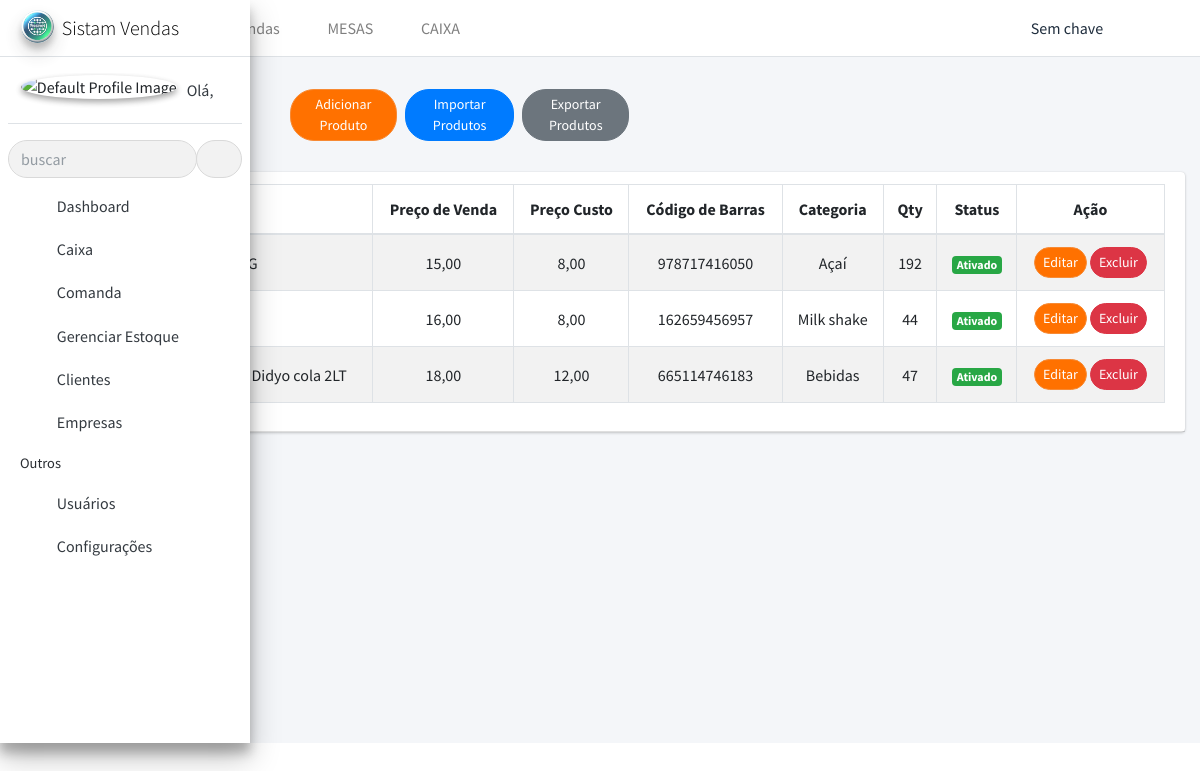
Before: /estoque/produtos/ with the older database file.
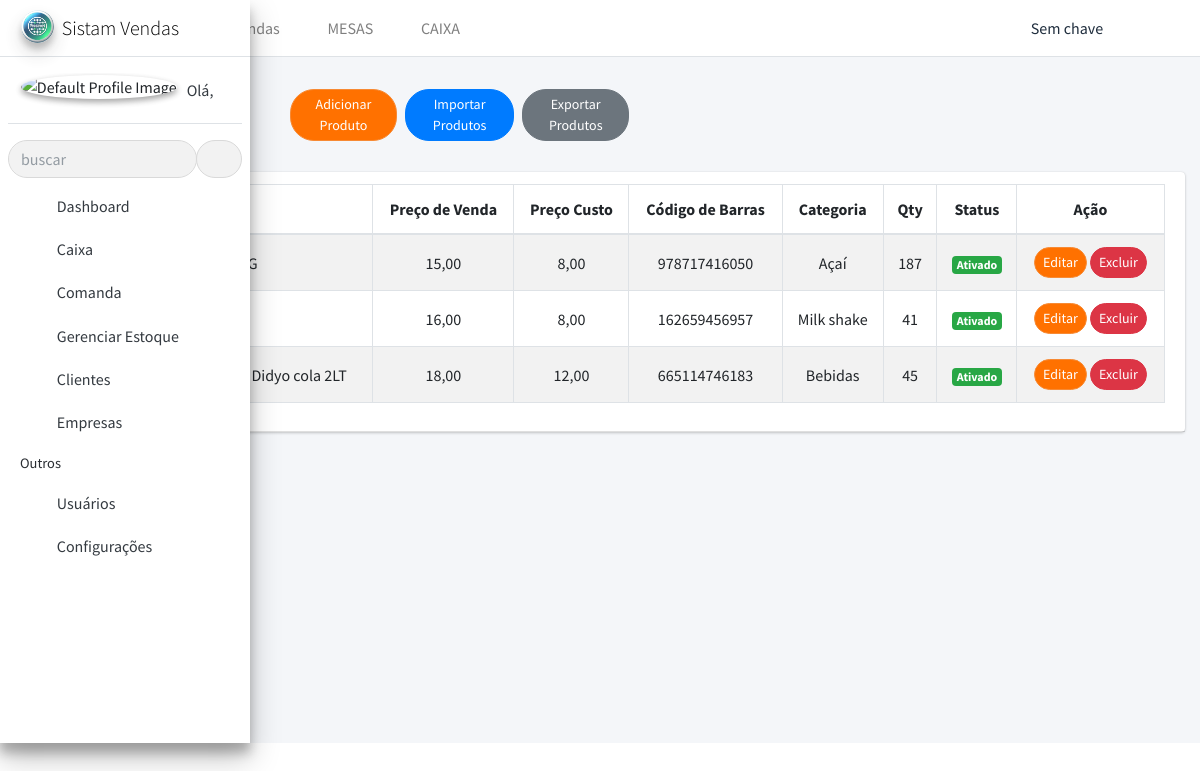
After: the same page with the newer database file.
### estoque/models.py (models this page shows, shortened)
class Produto(models.Model):
    nome = models.CharField(max_length=255)
    slug = models.SlugField(null=True, blank=True)
    descricao = models.TextField(null=True, blank=True)
    codigo_barras = models.CharField(max_length=50, null=True, blank=True)
    categoria = models.ForeignKey(CategoriaProduto, on_delete=models.CASCADE, related_name='produtos')
    preco_de_venda = models.DecimalField(max_digits=8, decimal_places=2)
    preco_de_cursto = models.DecimalField(max_digits=8, decimal_places=2)
    quantidade_estoque = models.IntegerField(null=True, blank=True)
    file = models.ImageField(upload_to=caminho_upload, null=True, blank=True)
    status = models.CharField(max_length=10, choices=[('ativado', 'Ativado'), ('desativado', 'Desativado')], default='ativado')
    controle_estoque = models.BooleanField(default=True)
    created_at = models.DateTimeField(auto_now_add=True)
    updated_at = models.DateTimeField(auto_now=True)

class CategoriaProduto(models.Model):
    nome = models.CharField(max_length=100)
    slug = models.SlugField(max_length=100, unique=True, blank=True)
    file = models.ImageField(upload_to=caminho_upload, null=True, blank=True)

### estoque/views.py (the view, shortened to what this page needs)
# urls.py: path('produtos/', listar_produtos, name='listar_produtos'),
def listar_produtos(request):
    produtos = Produto.objects.all()
    categorias = CategoriaProduto.objects.all()  # Busca todas as categorias para o select
    return render(request, 'estoque/produto/listar_produtos.html', {
        'produtos': produtos,
        'categorias': categorias,  # Passa as categorias para o template
    })

### templates/estoque/produto/listar_produtos.html (shortened to what the changed rows need)
{% extends "template.html" %}
{% load static %}
{% block content %}
<div class="wrapper">
    <div class="content-wrapper py-2">
        <section class="content-header">
            <div class="container-fluid">
                <div class="row mb-2">
                    <div class="col-sm-6 d-flex align-items-center">
                        <h1 class="mr-3"> Gerenciar Estoque </h1>
                    </div>
                </div>
            </div>
        </section>
        <section class="content">
            <div class="container-fluid">
                <div class="row">
                    <div class="col-12">
                        <div class="card">
                            <div class="card-header">
                            <table id="example1" class="table table-striped table-bordered">
                                <thead>
                                    <tr>
                                        <th class="text-center" >N°</th>
                                        <th >Nome</th>
                                        <th class="text-center">Preço de Venda</th>
                                        <th class="text-center">Preço Custo</th>
                                        <th class="text-center">Código de Barras</th>
                                        <th class="text-center">Categoria</th>
                                        <th class="text-center">Qty</th>
                                        <th class="text-center">Status</th>
                                        <th class="text-center">Ação</th>
                                    </tr>
                                </thead>
                                <tbody>
                                    {% for produto in produtos %}
                                        <tr>
                                            <td class="text-center">{{ forloop.counter }}</td>
                                            <td>{{ produto.nome }}</td>
                                            <td class="text-center">{{ produto.preco_de_venda }}</td>
                                            <td class="text-center">{{ produto.preco_de_cursto }}</td>
                                            <td class="text-center">{{ produto.codigo_barras }}</td>
                                            <td class="text-center">{{ produto.categoria.nome }}</td>
                                            <td class="text-center">{{ produto.quantidade_estoque }}</td>
                                            <td class="text-center">
                                                {% if produto.status == 'ativado' %}
                                                    <span class="badge badge-success">Ativado</span>
                                                {% elif produto.status == 'desativado' %}
                                                    <span class="badge badge-danger">Desativado</span>
                                                {% else %}
                                                    <span class="badge badge-secondary">Indefinido</span>
                                                {% endif %}
                                            </td>
                                            <td class="text-center">
                                                <button type="button" class="btn btn-sm btn-success" data-toggle="modal"
                                                    data-target="#editarModal"
                                                    data-id="{{ produto.id }}"
                                                    data-codigo-barras="{{ produto.codigo_barras }}"
                                                    data-nome="{{ produto.nome }}"
                                                    data-descricao="{{ produto.descricao }}"
                                                    data-preco-venda="{{ produto.preco_de_venda }}"
                                                    data-preco-cursto="{{ produto.preco_de_cursto }}"
                                                    data-quantidade="{{ produto.quantidade_estoque }}"
                                                    data-categoria-id="{{ produto.categoria.id }}"
                                                    data-status="{{ produto.status }}">
                                                    Editar
                                                </button>
                                                <button type="button" class="btn btn-sm btn-danger" data-toggle="modal"
                                                    data-target="#excluirModal"
                                                    data-id="{{ produto.id }}"
                                                    data-nome="{{ produto.nome }}">
                                                    Excluir
                                                </button>
                                            </td>
                                        </tr>
                                    {% endfor %}
                                </tbody>
                            </table>
                        </div>
                    </div>
                </div>
            </div>
        </section>
      </div>
</div>
{% endblock %}

Changed rows visible on the page:
changed Produto "Açaí Caipira G": quantidade_estoque "192" → "187"
changed Produto "Milk shake": quantidade_estoque "44" → "41"
changed Produto "Refrigerante Didyo cola 2LT": quantidade_estoque "47" → "45"
